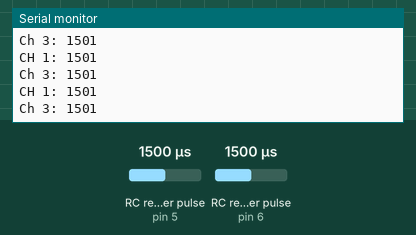
Recording of a sketch running on a simulated Arduino Uno, built with avr-gcc and run on an emulated ATmega328P. Parts: the last lines printed to the serial monitor. Wiring (inferred from the names in the program): 2 × RC receiver channel: data pin 5 / data pin 6. Inputs (shaded band) come from the test bench; at power-on: RC receiver pulse (sensors on pin 5, pin 6) 1500 µs.

Above: at 1.2 s.
1.3 s: RC receiver pulse (sensor on pin 5) set to 1020 µs
At 2.2 s:
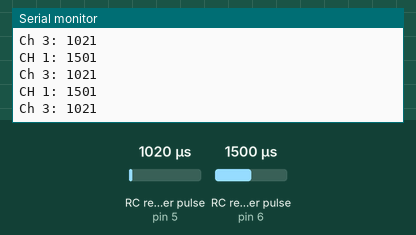
2.8 s: RC receiver pulse (sensor on pin 6) set to 1020 µs
At 3.6 s:
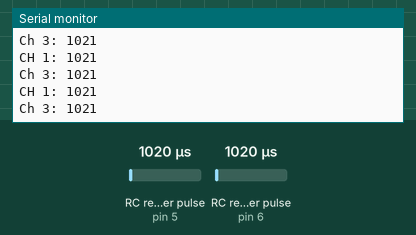
4.3 s: RC receiver pulse (sensor on pin 5) set to 1250 µs
At 5.4 s:
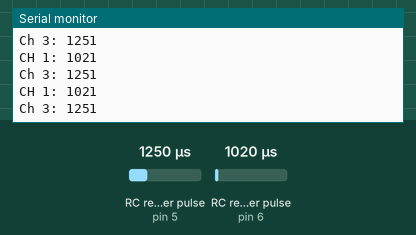
7.3 s: RC receiver pulse (sensor on pin 6) set to 1250 µs
At 8.0 s:
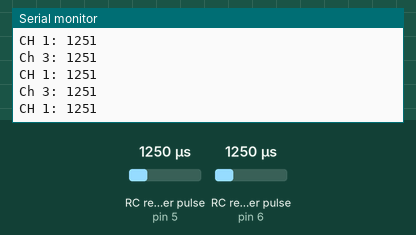
Timing chart, 0 to 9.8 s (numbered marks = the images above; inputs shaded):
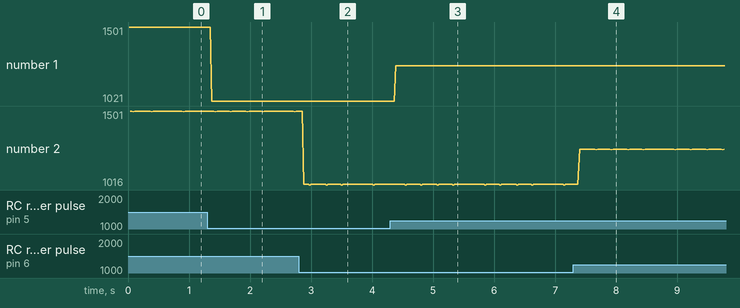

Measured:
- after the input at 1.3 s, the serial monitor: prints a new line after 0.07 s (image 1)
- after the input at 2.8 s, the serial monitor: prints a new line after 0.08 s (image 2)
- after the input at 4.3 s, the serial monitor: prints a new line after 0.09 s (image 3)
- after the input at 7.3 s, the serial monitor: prints a new line after 0.10 s (image 4)
- plotted number 1: 1501 → 1021 after the input at 1.3 s, 1021 → 1251 after the input at 4.3 s

The sketch:

PulseIn_RC.ino
```cpp
//read ppm signals with pulseIn function
#define T_CH3 5
#define A_CH1 6

int ch3;
int ch1;

void setup() {

  Serial.begin(9600);

  pinMode(T_CH3, INPUT);
  pinMode(A_CH1, INPUT);

}

void loop() {
  ch3 = pulseIn(T_CH3, HIGH);
  ch1 = pulseIn(A_CH1,HIGH);

  Serial.print("Ch 3: ");
  Serial.println(ch3);

  Serial.print("CH 1: ");
  Serial.println(ch1);

}
```
